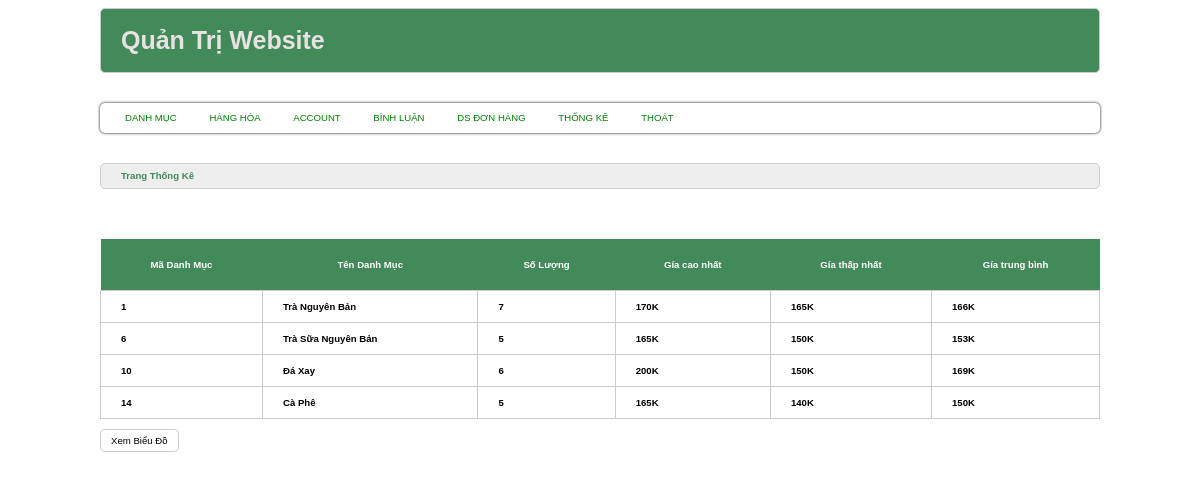
The page /admin/index.php?act=thongke on the database its author committed.
### tables this page shows
CREATE TABLE `danhmuc` (
  `id` int NOT NULL,
  `name` varchar(255) NOT NULL
);

### model/pdo.php (called while the page is built, shortened)
<?php
function pdo_connection()
{
    $dburl = "mysql:host=localhost;dbname=duanmau1;charset=utf8";
    $username = 'root';
    $password = '';
    try {
        $conn = new PDO($dburl, $username, $password);
        $conn->setAttribute(PDO::ATTR_ERRMODE, PDO::ERRMODE_EXCEPTION);
        return $conn;
    } catch (PDOException $e) {
        die("Connection failed: " . $e->getMessage());
    }
}
function pdo_query($sql, $params = [])
{
    try {
        $conn = pdo_connection();
        $stmt = $conn->prepare($sql);
        $stmt->execute($params);
        return $stmt->fetchAll(PDO::FETCH_ASSOC);
    } catch (PDOException $e) {
        throw $e;
    } finally {
        unset($conn);
    }
}

### model/danhmuc.php (called while the page is built, shortened)
<?php
function loadall_thongke()
{
    $sql = "SELECT danhmuc.id AS madm, danhmuc.name AS tendm,
                   COUNT(sanpham.id) AS countsp,
                   MAX(sanpham.price) AS maxprice,
                   MIN(sanpham.price) AS minprice,
                   AVG(sanpham.price) AS avgprice
            FROM sanpham
            LEFT JOIN danhmuc ON danhmuc.id = sanpham.iddm
            GROUP BY danhmuc.id, danhmuc.name";
    return pdo_query($sql);
}
?>

### admin/thongke/thongke.php (the view)
<?php
$listhongke = loadall_thongke();
?>
<div class="row">
    <div class="row frmtitle mb">
        <h1>Trang Thống Kê</h1>
    </div>
    <div class="row frmcontent">
        <div class="row mb10 frmdsloai">
            <table>
                <tr>
                    <th>Mã Danh Mục</th>
                    <th>Tên Danh Mục</th>
                    <th>Số Lượng</th>
                    <th>Gía cao nhất</th>
                    <th>Gía thấp nhất</th>
                    <th>Gía trung bình</th>
                </tr>
                <?php foreach ($listhongke as $thongke) : ?>
                    <tr>
                        <td><?= $thongke['madm']; ?></td>
                        <td><?= $thongke['tendm']; ?></td>
                        <td><?= $thongke['countsp']; ?></td>
                        <td><?= number_format($thongke['maxprice']); ?>K</td>
                        <td><?= number_format($thongke['minprice']); ?>K</td>
                        <td><?= number_format($thongke['avgprice']); ?>K</td>
                    </tr>
                <?php endforeach; ?>
            </table>
            <div class="row mb20">
                <a href="index.php?act=bieudo">
                    <input type="button" value="Xem Biểu Đồ">
                </a>
            </div>
        </div>
    </div>
</div>

### admin/header.php (shortened to what this page needs)
<!DOCTYPE html>
<html lang="en">
<head>
    <link rel="stylesheet" href="../css/css.css">
</head>
<body>
    <div class="boxcenter">
        <div class="row mb headeradmin">
            <div class="title">
                <h1>Quản Trị Website</h1>
            </div>
        </div>
        <div class="row mb menu">
            <ul>
                <li><a href="index.php?act=adddm">Danh Mục</a></li>
                <li><a href="index.php?act=addsp">Hàng Hóa</a></li>
                <li><a href="index.php?act=dskh">Account</a></li>
                <li><a href="index.php?act=dsbl">Bình Luận</a></li>
                <li><a href="index.php?act=listbill">DS ĐƠN HÀNG</a></li>
                <li><a href="index.php?act=thongke">Thống Kê</a></li>
                <li><a href="index.php?act=thoat">Thoát</a></li>
            </ul>
        </div>

### admin/index.php (shortened to what this page needs)
<?php
include "../model/pdo.php";
include "header.php";
include "../model/danhmuc.php";
if (isset($_GET['act'])) {
    $act = $_GET['act'];
    switch ($act) {
        case 'thongke':
            $listhongke = loadall_thongke();
            include 'thongke/thongke.php';
            break;
    }
} else {
    include "home.php";
}
include "footer.php";

### admin/footer.php
</body>
</html>

### css/css.css (style rules this page uses)
* { box-sizing: border-box; font-family: sans-serif; font-size: 0.8vw; }
.boxcenter { max-width: 1000px; margin: 0 auto; }
.row { float: left; width: 100%; }
.mb { margin-bottom: 30px; }
.mb10 { margin-bottom: 10px; }
.headeradmin { background-color: #438a5b; border: 1px #CCC solid; border-radius: 5px; }
.title h1 { float: left; color: #e8e2e2; font-size: 25px; margin-left: 20px; }
.menu { background-color: white; color: green; border-radius: 5px; box-shadow: 0 0 3px black; }
.menu ul { padding: 0px 10px; }
.menu ul li { list-style-type: none; display: inline; padding: 0px 15px; position: relative; }
.menu ul li a { color: green; text-decoration: none; transition: 0.5s; text-transform: uppercase; position: relative; }
.menu ul li a::before { content: ""; background: forestgreen; width: 0%; height: 2px; position: absolute; top: 100%; left: 0; transition: .5s; }
.formtaikhoan input[type="submit"], .frmcontent input[type="submit"], .frmcontent input[type="reset"], .formtaikhoan input[type="reset"], .frmcontent input[type="button"] { border: 1px #CCC solid; padding: 5px 10px; border-radius: 5px; background-color: white; margin-bottom: 5px; }
.frmtitle { background-color: #EEE; border: 1px #CCC solid; color: #438a5b; border-radius: 5px; padding: 0px 20px; }
.frmcontent { padding: 20px 0px; }
.frmdsloai table { width: 100%; border-collapse: collapse; color: white; margin-bottom: 10px; }
.frmdsloai table th { padding: 20px; background-color: #438a5b; }
.frmdsloai table td { padding: 10px 20px; border: 1px #CCC solid; color: black; font-weight: bold; }

### rows shown on the page
danhmuc: id "1", name "Trà Nguyên Bản", countsp "7", maxprice "170", minprice "165", avgprice "166"
danhmuc: id "6", name "Trà Sữa Nguyên Bản", countsp "5", maxprice "165", minprice "150", avgprice "153"
danhmuc: id "10", name "Đá Xay", countsp "6", maxprice "200", minprice "150", avgprice "169"
danhmuc: id "14", name "Cà Phê", countsp "5", maxprice "165", minprice "140", avgprice "150"
